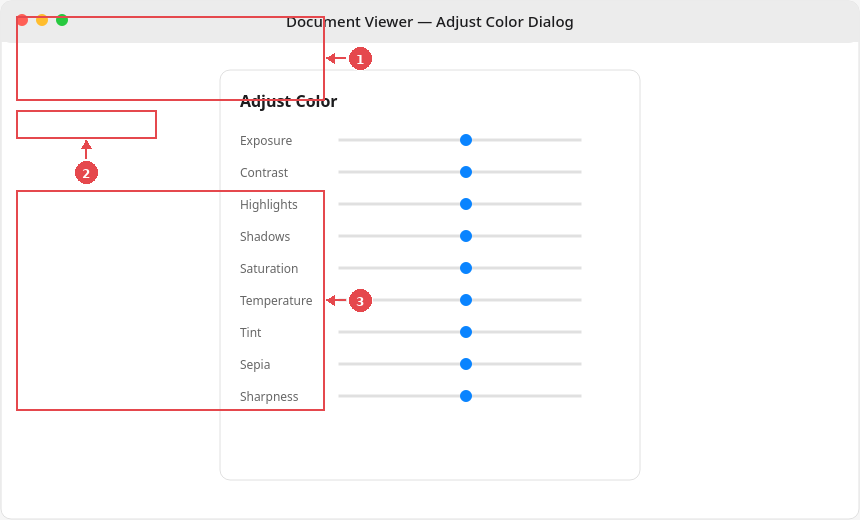
#> input picture help/generated/guide-adjust-color-1.png, 860 x 520 px
$ python -i color_adjust.py   (imports and definitions only)
#> lines starting #> are read from the running program, lines starting #| are printed output that depends on the picture
#> further down, picture is the input picture: PIL image 860x520 RGBA; mean R, G, B, A 250.8, 249.1, 249.4, 255
"""
macOS Preview image adjustment engine.
Provides Exposure, Contrast, Saturation, Temperature, Tint, Sharpness, and Auto-Levels adjustments.
"""

from typing import Tuple, List
from PIL import Image, ImageEnhance, ImageOps

class ColorAdjustEngine:
    """Applies macOS-style color and lighting adjustments to PIL Images."""

    # [80 lines left out: functions adjust, _apply_temp_tint, _apply_sepia, not called in this run]

    @staticmethod
    def auto_levels(image: Image.Image) -> Image.Image:
        """macOS 'Auto Levels' equivalent: normalizes image histogram."""
        has_alpha = (image.mode == "RGBA")
#> has_alpha = True
        alpha = None
        if has_alpha:
            alpha = image.split()[3]
#> alpha: PIL image 860x520 L; every value is 255
            img = image.convert("RGB")
        else:
            img = image.copy()

        equalized = ImageOps.autocontrast(img, cutoff=1)
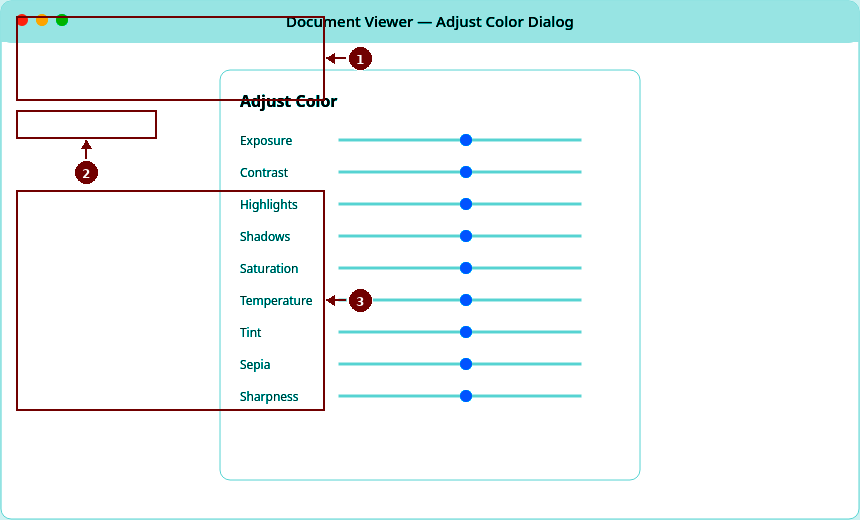
#> equalized: PIL image 860x520 RGB; mean R, G, B 238.6, 246.8, 247
        if has_alpha and alpha:
            equalized.putalpha(alpha)
#> equalized: PIL image 860x520 RGBA
        return equalized

    # [14 lines left out: function get_histogram, not called in this run]

>>> from PIL import Image
>>> picture = Image.open('../../help/generated/guide-adjust-color-1.png')
>>> result = ColorAdjustEngine().auto_levels(picture)

$ run again, on help/generated/guide-adjust-size-1.png
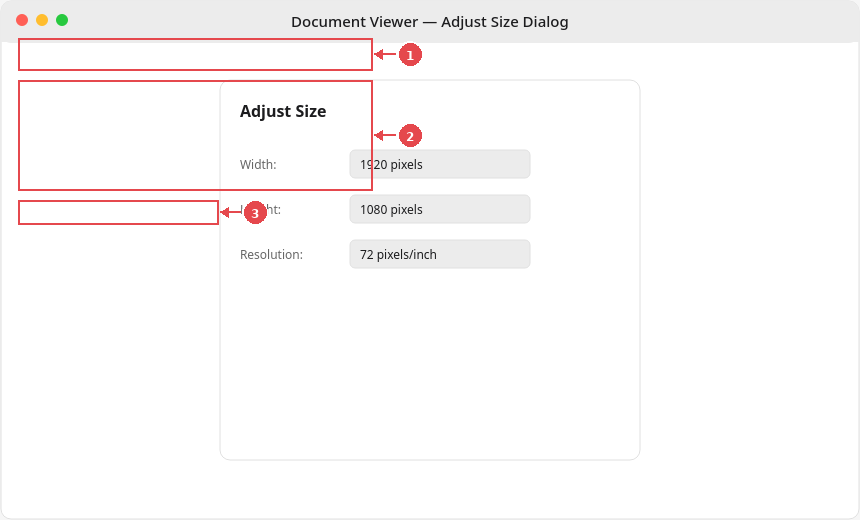
#> input picture help/generated/guide-adjust-size-1.png, 860 x 520 px
#> picture is the input picture: PIL image 860x520 RGBA; mean R, G, B, A 251.2, 249.2, 249.2, 255
#> alpha: PIL image 860x520 L; every value is 255
#> in auto_levels, `equalized = ImageOps.autocontrast(img, cutoff=1)`:
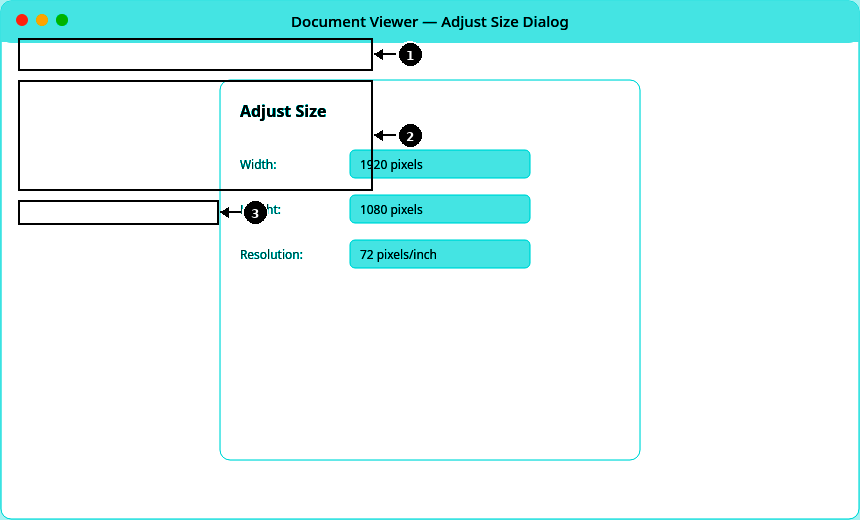
#> equalized: PIL image 860x520 RGB; mean R, G, B 226.4, 246.9, 246.7

$ run again, on help/generated/guide-annotate-and-markup-1.png
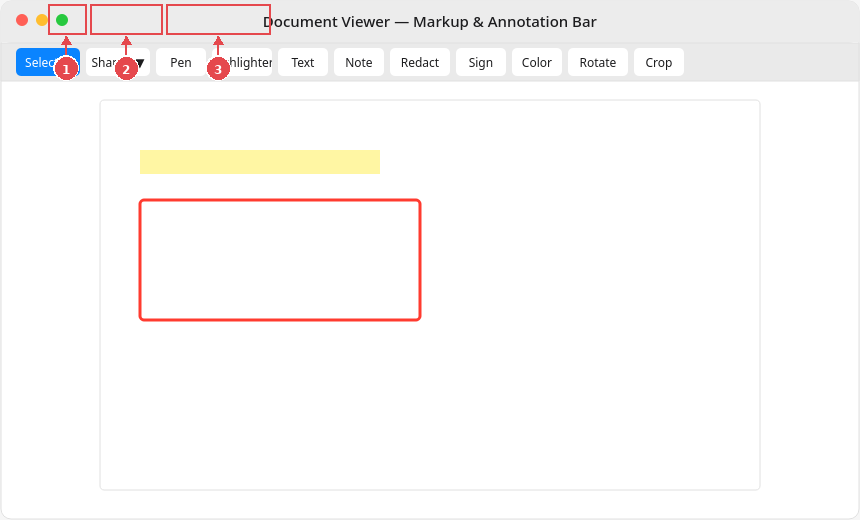
#> input picture help/generated/guide-annotate-and-markup-1.png, 860 x 520 px
#> picture is the input picture: PIL image 860x520 RGBA; mean R, G, B, A 250.6, 248.9, 248.1, 255
#> alpha: PIL image 860x520 L; every value is 255
#> in auto_levels, `equalized = ImageOps.autocontrast(img, cutoff=1)`:
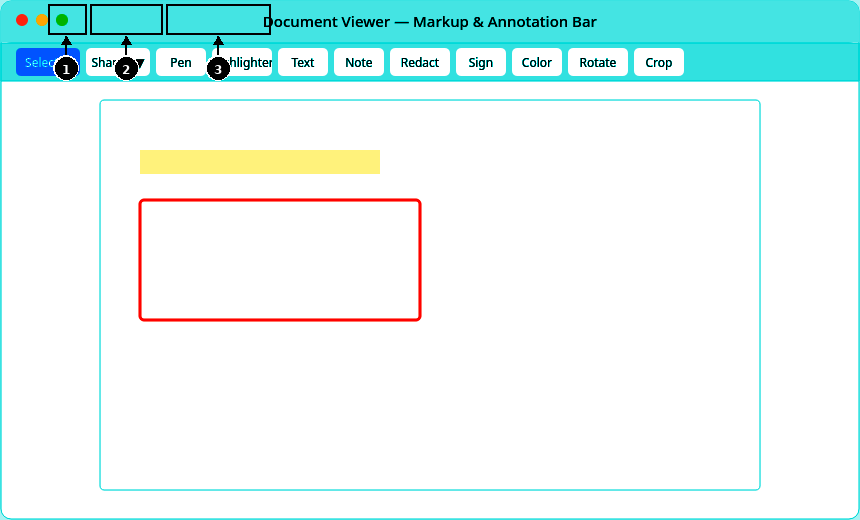
#> equalized: PIL image 860x520 RGB; mean R, G, B 226.3, 246.6, 245.3

$ run again, on help/generated/guide-export-and-print-1.png
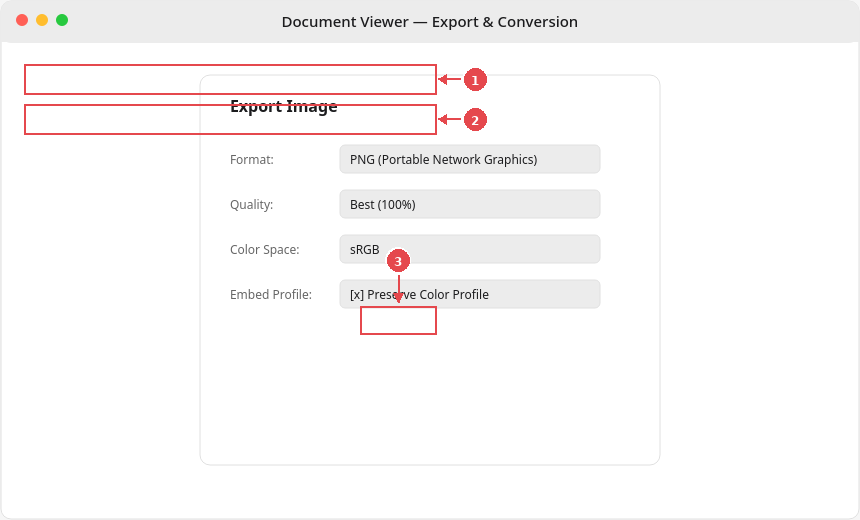
#> input picture help/generated/guide-export-and-print-1.png, 860 x 520 px
#> picture is the input picture: PIL image 860x520 RGBA; mean R, G, B, A 250.2, 248.3, 248.3, 255
#> alpha: PIL image 860x520 L; every value is 255
#> in auto_levels, `equalized = ImageOps.autocontrast(img, cutoff=1)`:
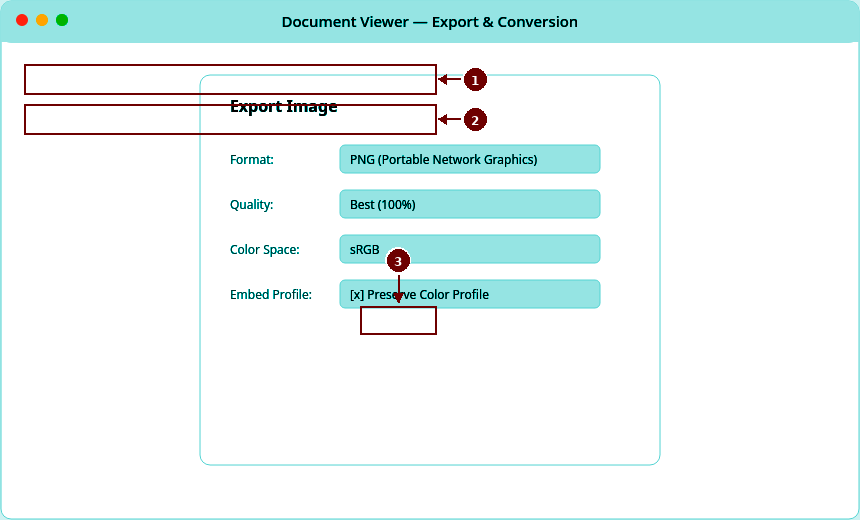
#> equalized: PIL image 860x520 RGB; mean R, G, B 233.8, 245.7, 245.4
